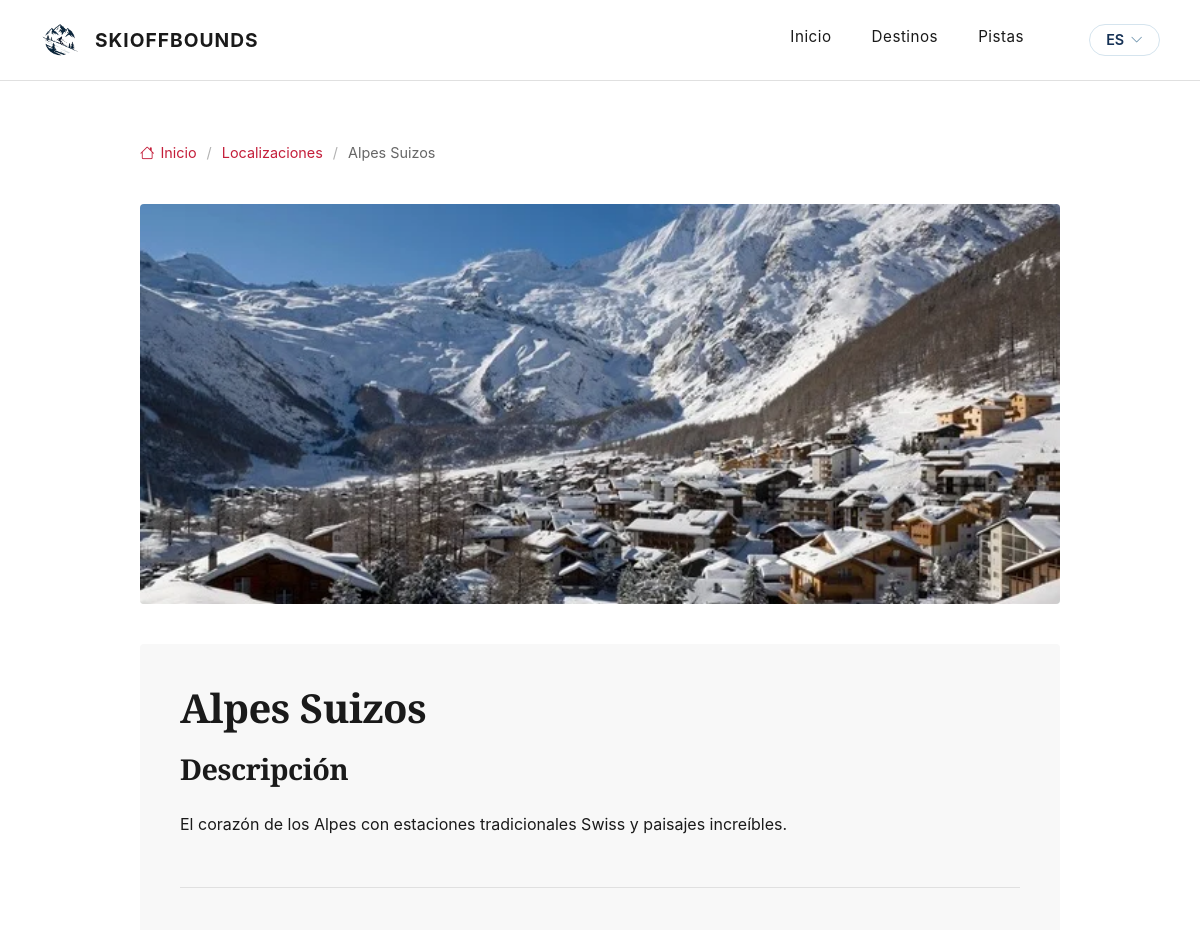
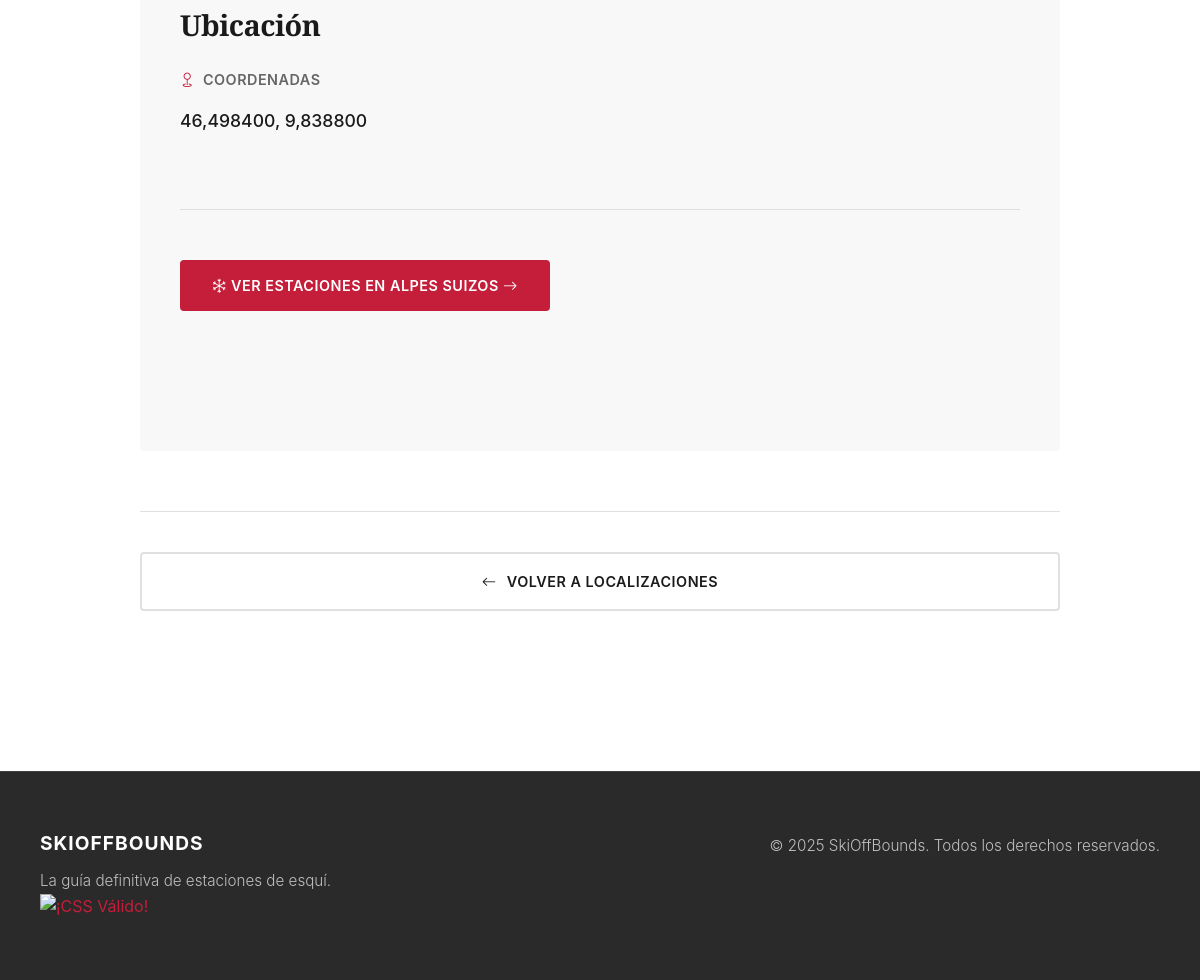
/es/home/localizaciones/7/, run on the app's committed database (2 pictures, top to bottom).
### app/models.py (models this page shows, shortened)
class Localizacion(models.Model):
    nombre = models.CharField(
        max_length=100,
        help_text=_("Ej: Pirineo Catalán, Pirineo Aragonés, Cordillera Cantábrica")
    )
    descripcion = models.TextField(blank=True, null=True, verbose_name=_("Descripción"))
    latitud = models.DecimalField(
        max_digits=9,
        decimal_places=6,
        blank=True,
        null=True,
        verbose_name=_("Latitud")
    )
    longitud = models.DecimalField(
        max_digits=9,
        decimal_places=6,
        blank=True,
        null=True,
        verbose_name=_("Longitud")
    )
    imagen_portada = models.ImageField(
        upload_to='portadas/',
        blank=True,
        help_text=_('Imagen Principal'),
        null=True,
        verbose_name=_("Imagen de portada")
    )
    class Meta:
        verbose_name = _("Localización")
        verbose_name_plural = _("Localizaciones")

### app/views.py (the view)
# urls.py: path('localizaciones/<int:localizacion_id>/', views.show_localizacion, name='localizacion_detalle'),
def show_localizacion(request, localizacion_id):
    localizacion = get_object_or_404(Localizacion, pk=localizacion_id)
    context = {'localizacion': localizacion}
    return render(request, 'localizacion_detail.html', context)

### app/templates/localizacion_detail.html (shortened to what this page needs)
{% extends "base.html" %}
{% load i18n %}
{% block contenido %}
<section class="detail-section">
    <div class="detail-container">
        <div class="breadcrumb">
            <a href="{% url 'skioffbounds:index' %}" class="breadcrumb-link">
                <i class="bi bi-house"></i> {% trans "Inicio" %}
            </a>
            <span class="breadcrumb-separator">/</span>
            <a href="{% url 'skioffbounds:localizaciones' %}" class="breadcrumb-link">
                {% trans "Localizaciones" %}
            </a>
            <span class="breadcrumb-separator">/</span>
            <span class="breadcrumb-current">{{ localizacion.nombre }}</span>
        </div>
        <div class="detail-header">
            {% if localizacion.imagen_portada %}
            <div class="detail-image">
                <img src="{{ localizacion.imagen_portada.url }}" alt="{{ localizacion.nombre }}" class="image-full">
            </div>
            {% endif %}
            <div class="detail-info" style="width: 100%;">
                <h1 class="detail-title">{{ localizacion.nombre }}</h1>
                {% if localizacion.descripcion %}
                <div class="content-section">
                    <h2 class="section-heading">{% trans "Descripción" %}</h2>
                    <p class="detail-description">{{ localizacion.descripcion }}</p>
                </div>
                {% endif %}
                {% if localizacion.latitud and localizacion.longitud %}
                <div class="content-section">
                    <h2 class="section-heading">{% trans "Ubicación" %}</h2>
                    <div class="info-item">
                        <span class="info-label"><i class="bi bi-geo"></i> {% trans "Coordenadas" %}</span>
                        <span class="info-value">{{ localizacion.latitud }}, {{ localizacion.longitud }}</span>
                    </div>
                </div>
                {% endif %}
                <div class="content-section" style="margin-top: 30px;">
                    <a href="{% url 'skioffbounds:localizacion_estaciones' localizacion.id %}" class="detail-cta">
                        <i class="bi bi-snow"></i>
                        {% trans "Ver Estaciones en" %} {{ localizacion.nombre }}
                        <i class="bi bi-arrow-right"></i>
                    </a>
                </div>
            </div>
        </div>
        <div class="detail-actions">
            <a href="{% url 'skioffbounds:localizaciones' %}" class="action-button action-secondary">
                <i class="bi bi-arrow-left"></i>
                {% trans "Volver a Localizaciones" %}
            </a>
        </div>
    </div>
</section>
{% endblock %}

### app/static/css/base/typography.css (style rules this page uses)
h1, h2, h3, h4, h5, h6 { line-height: 1.2; }
.hero-title, .detail-title, .listing-title, .section-title, .card-title, .stat-value { font-family: 'Playfair Display', serif; font-weight: 700; }
a { color: var(--accent); text-decoration: none; transition: color 0.3s ease; }

### app/static/css/base/layout.css (style rules this page uses)
section { padding: 60px 0; }
section.listing-section, section.detail-section { min-height: calc(100vh - 300px); }

### app/static/css/components/buttons.css (style rules this page uses)
.btn, .card-link, .card-cta, .detail-cta, .hero-cta { display: inline-block; padding: 12px 30px; background: var(--accent); color: var(--white); text-decoration: none; font-weight: 600; text-transform: uppercase; letter-spacing: 0.5px; font-size: 0.9rem; border-radius: 4px; transition: all 0.3s ease; border: 2px solid var(--accent); cursor: pointer; }
.action-button { flex: 1; padding: 16px 30px; text-decoration: none; font-weight: 600; text-transform: uppercase; letter-spacing: 0.5px; font-size: 0.9rem; border-radius: 4px; transition: all 0.3s ease; display: flex; align-items: center; justify-content: center; gap: 10px; border: 2px solid; }
.action-secondary { background: var(--white); color: var(--text-primary); border-color: #e0e0e0; }

### app/static/css/pages/detail.css (style rules this page uses)
.detail-section { padding: 60px 0; }
.detail-container { max-width: 1000px; margin: 0 auto; padding: 0 40px; }
.breadcrumb { display: flex; align-items: center; gap: 10px; margin-bottom: 40px; font-size: 0.9rem; color: var(--text-secondary); }
.breadcrumb-link { color: var(--accent); text-decoration: none; transition: color 0.3s ease; display: flex; align-items: center; gap: 6px; }
.breadcrumb-separator { opacity: 0.5; }
.detail-header { margin-bottom: 60px; }
.detail-image { width: 100%; height: 400px; border-radius: 4px; overflow: hidden; margin-bottom: 40px; background: var(--gray-light); }
.image-full { width: 100%; height: 100%; object-fit: cover; transition: transform 0.4s ease; }
.detail-info { background: var(--gray-light); padding: 40px; border-radius: 4px; }
.detail-title { font-size: 2.5rem; font-weight: 700; margin-bottom: 20px; letter-spacing: -0.5px; }
.content-section { margin-bottom: 50px; padding-bottom: 50px; border-bottom: 1px solid #e0e0e0; }
.content-section:last-child { border-bottom: none; }
.section-heading { font-family: 'Playfair Display', serif; font-size: 1.8rem; font-weight: 700; margin-bottom: 25px; letter-spacing: -0.5px; }
.info-item { display: flex; flex-direction: column; gap: 8px; }
.info-label { font-size: 0.9rem; color: var(--text-secondary); text-transform: uppercase; letter-spacing: 0.5px; font-weight: 600; display: flex; align-items: center; gap: 8px; }
.info-label i { color: var(--accent); }
.info-value { font-size: 1.1rem; color: var(--text-primary); font-weight: 500; text-decoration: none; transition: color 0.3s ease; display: flex; align-items: center; gap: 6px; }
.detail-actions { display: flex; gap: 20px; margin-top: 60px; padding-top: 40px; border-top: 1px solid #e0e0e0; }
.info-item { margin-bottom: 1.5rem; display: flex; align-items: flex-start; gap: 1rem; }

### data on the page
Localizacion: nombre "Alpes Suizos", imagen_portada (picture), descripcion "El corazón de los Alpes con estaciones tradicionales Swiss y paisajes increíbles.", latitud "46,498400", longitud "9,838800", nombre "ALPES SUIZOS"

### other printed values
{{ LANGUAGE_CODE|upper }} "ES"
